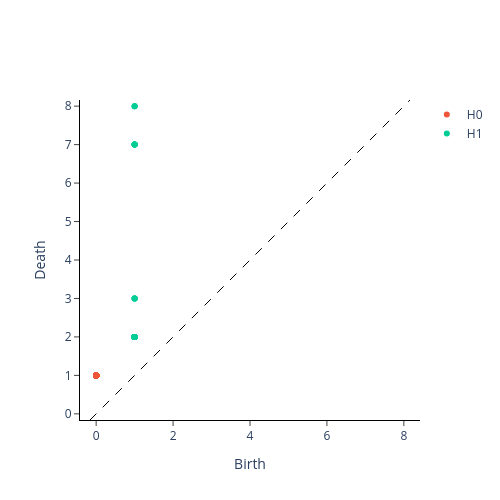

The code cell stored with this chart in its notebook:
### Markdown cell above
Layer 1

### Code cell
distance_matrix = geodesic_distance_matrix(act_dict[0], k_neighbors=k)
mprint(distance_matrix)

dgm = ripser_parallel(
    distance_matrix,
    metric="precomputed",
    maxdim=maxdim,
    n_threads=-1,
    # thresh=0.9,
)
dgm_gtda = _postprocess_diagrams([dgm["dgms"]], "ripser", list(range(maxdim + 1)), np.inf, True)[0]
print(calculate_betti_numbers(dgm_gtda, threshold=threshold, dim=maxdim))
plot_diagram(dgm_gtda)

### Figure 1 — Plotly figure (JSON) as saved in the notebook; plotly's stock layout.template omitted (floating-point values rounded to 4 significant figures; data arrays with more than 128 entries replaced by an {"elided": "..."} marker saying what was removed)
{"data": [{"hoverinfo": "none", "line": {"color": "black", "dash": "dash", "width": 1}, "mode": "lines", "showlegend": false, "type": "scatter", "x": [-0.16, 8.16], "y": [-0.16, 8.16]}, {"hoverinfo": "text", "hovertext": {"elided": "1999 str values"}, "mode": "markers", "name": "H0", "type": "scatter", "x": {"elided": "1999 int values"}, "y": {"elided": "1999 int values"}}, {"hoverinfo": "text", "hovertext": ["(1.0, 8.0), multiplicity: 3", "(1.0, 8.0), multiplicity: 3", "(1.0, 8.0), multiplicity: 3", "(1.0, 7.0), multiplicity: 6", "(1.0, 7.0), multiplicity: 6", "(1.0, 7.0), multiplicity: 6", "(1.0, 7.0), multiplicity: 6", "(1.0, 7.0), multiplicity: 6", "(1.0, 7.0), multiplicity: 6", "(1.0, 3.0), multiplicity: 4", "(1.0, 3.0), multiplicity: 4", "(1.0, 3.0), multiplicity: 4", "(1.0, 3.0), multiplicity: 4", "(1.0, 2.0), multiplicity: 69", "(1.0, 2.0), multiplicity: 69", "(1.0, 2.0), multiplicity: 69", "(1.0, 2.0), multiplicity: 69", "(1.0, 2.0), multiplicity: 69", "(1.0, 2.0), multiplicity: 69", "(1.0, 2.0), multiplicity: 69", "(1.0, 2.0), multiplicity: 69", "(1.0, 2.0), multiplicity: 69", "(1.0, 2.0), multiplicity: 69", "(1.0, 2.0), multiplicity: 69", "(1.0, 2.0), multiplicity: 69", "(1.0, 2.0), multiplicity: 69", "(1.0, 2.0), multiplicity: 69", "(1.0, 2.0), multiplicity: 69", "(1.0, 2.0), multiplicity: 69", "(1.0, 2.0), multiplicity: 69", "(1.0, 2.0), multiplicity: 69", "(1.0, 2.0), multiplicity: 69", "(1.0, 2.0), multiplicity: 69", "(1.0, 2.0), multiplicity: 69", "(1.0, 2.0), multiplicity: 69", "(1.0, 2.0), multiplicity: 69", "(1.0, 2.0), multiplicity: 69", "(1.0, 2.0), multiplicity: 69", "(1.0, 2.0), multiplicity: 69", "(1.0, 2.0), multiplicity: 69", "(1.0, 2.0), multiplicity: 69", "(1.0, 2.0), multiplicity: 69", "(1.0, 2.0), multiplicity: 69", "(1.0, 2.0), multiplicity: 69", "(1.0, 2.0), multiplicity: 69", "(1.0, 2.0), multiplicity: 69", "(1.0, 2.0), multiplicity: 69", "(1.0, 2.0), multiplicity: 69", "(1.0, 2.0), multiplicity: 69", "(1.0, 2.0), multiplicity: 69", "(1.0, 2.0), multiplicity: 69", "(1.0, 2.0), multiplicity: 69", "(1.0, 2.0), multiplicity: 69", "(1.0, 2.0), multiplicity: 69", "(1.0, 2.0), multiplicity: 69", "(1.0, 2.0), multiplicity: 69", "(1.0, 2.0), multiplicity: 69", "(1.0, 2.0), multiplicity: 69", "(1.0, 2.0), multiplicity: 69", "(1.0, 2.0), multiplicity: 69", "(1.0, 2.0), multiplicity: 69", "(1.0, 2.0), multiplicity: 69", "(1.0, 2.0), multiplicity: 69", "(1.0, 2.0), multiplicity: 69", "(1.0, 2.0), multiplicity: 69", "(1.0, 2.0), multiplicity: 69", "(1.0, 2.0), multiplicity: 69", "(1.0, 2.0), multiplicity: 69", "(1.0, 2.0), multiplicity: 69", "(1.0, 2.0), multiplicity: 69", "(1.0, 2.0), multiplicity: 69", "(1.0, 2.0), multiplicity: 69", "(1.0, 2.0), multiplicity: 69", "(1.0, 2.0), multiplicity: 69", "(1.0, 2.0), multiplicity: 69", "(1.0, 2.0), multiplicity: 69", "(1.0, 2.0), multiplicity: 69", "(1.0, 2.0), multiplicity: 69", "(1.0, 2.0), multiplicity: 69", "(1.0, 2.0), multiplicity: 69", "(1.0, 2.0), multiplicity: 69", "(1.0, 2.0), multiplicity: 69"], "mode": "markers", "name": "H1", "type": "scatter", "x": [1, 1, 1, 1, 1, 1, 1, 1, 1, 1, 1, 1, 1, 1, 1, 1, 1, 1, 1, 1, 1, 1, 1, 1, 1, 1, 1, 1, 1, 1, 1, 1, 1, 1, 1, 1, 1, 1, 1, 1, 1, 1, 1, 1, 1, 1, 1, 1, 1, 1, 1, 1, 1, 1, 1, 1, 1, 1, 1, 1, 1, 1, 1, 1, 1, 1, 1, 1, 1, 1, 1, 1, 1, 1, 1, 1, 1, 1, 1, 1, 1, 1], "y": [8, 8, 8, 7, 7, 7, 7, 7, 7, 3, 3, 3, 3, 2, 2, 2, 2, 2, 2, 2, 2, 2, 2, 2, 2, 2, 2, 2, 2, 2, 2, 2, 2, 2, 2, 2, 2, 2, 2, 2, 2, 2, 2, 2, 2, 2, 2, 2, 2, 2, 2, 2, 2, 2, 2, 2, 2, 2, 2, 2, 2, 2, 2, 2, 2, 2, 2, 2, 2, 2, 2, 2, 2, 2, 2, 2, 2, 2, 2, 2, 2, 2]}], "layout": {"height": 500, "plot_bgcolor": "white", "width": 500, "xaxis": {"autorange": false, "exponentformat": "e", "linecolor": "black", "linewidth": 1, "mirror": false, "range": [-0.16, 8.16], "showexponent": "all", "showline": true, "side": "bottom", "ticks": "outside", "title": {"text": "Birth"}, "type": "linear", "zeroline": true}, "yaxis": {"autorange": false, "exponentformat": "e", "linecolor": "black", "linewidth": 1, "mirror": false, "range": [-0.16, 8.16], "scaleanchor": "x", "scaleratio": 1, "showexponent": "all", "showline": true, "side": "left", "ticks": "outside", "title": {"text": "Death"}, "type": "linear", "zeroline": true}}}
